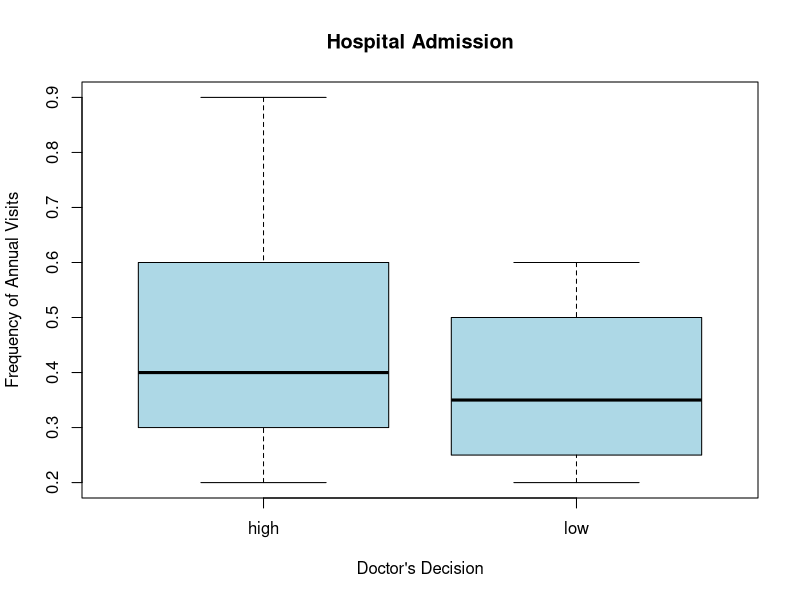
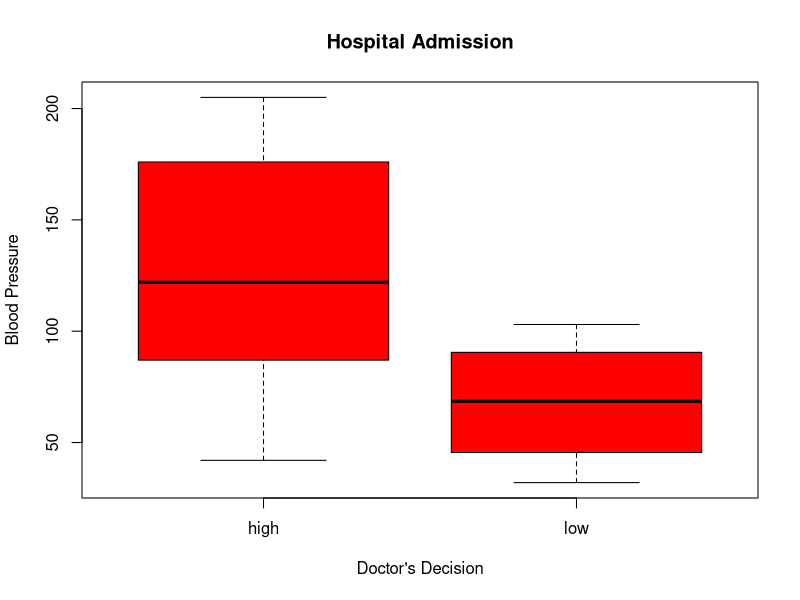
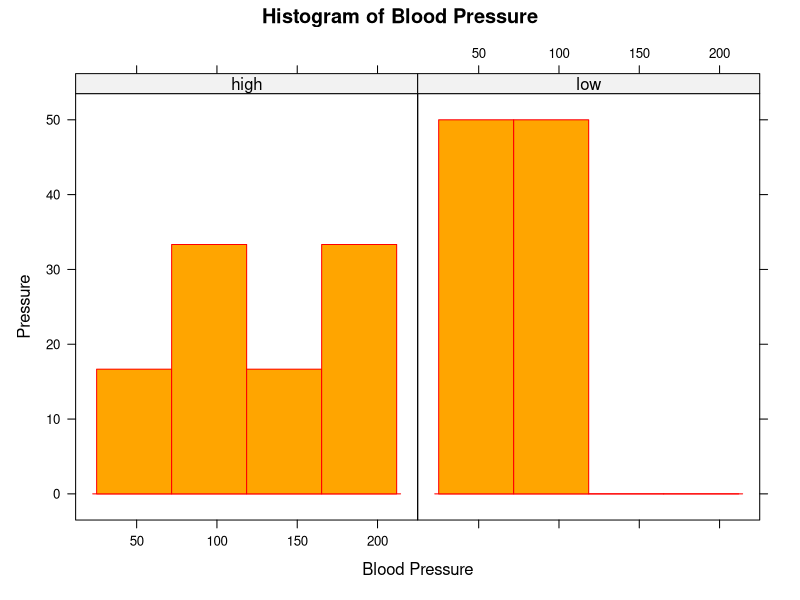
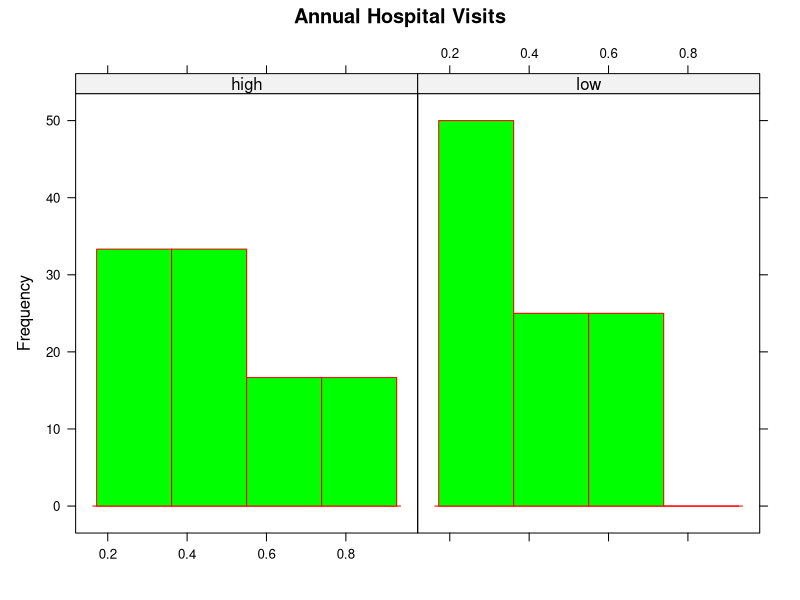

These figures' R source, in order:
# Module 4
#library for side by side histogram
library(lattice)

Freq <- c(0.6, 0.3, 0.4, 0.4, 0.2, 0.6, 0.3, 0.4, 0.9, 0.2)
BloodP <- c(103,87,32,42,59,109,78,205,135,176)
First <- c("bad","bad","bad","bad","good","good","good","good","NA","bad")
Second <- c("low","low","high","high","low","low","high","high","high","high")
Final <- c("low","high","low","high","low","high","low","high","high","high")

#create data frame
Pat_df <- data.frame(Freq,BloodP,First,Second,Final)
Pat_df

#boxplots 

boxplot(Freq ~ Final, data=Pat_df, col="lightblue",
        xlab = "Doctor's Decision",
        ylab = "Frequency of Annual Visits", main = "Hospital Admission")
boxplot(BloodP ~ Final, data=Pat_df, col="red",
          xlab =  "Doctor's Decision",
        ylab = "Blood Pressure", main = "Hospital Admission")


#histograms

histogram(~BloodP | Final,xlab = "Blood Pressure",col = "orange",border = "red",
     ylab = "Pressure", main = "Histogram of Blood Pressure")

histogram(~Freq | Final,xlab = "",col = "green",border = "red",
     ylab = "Frequency", main = "Annual Hospital Visits")

